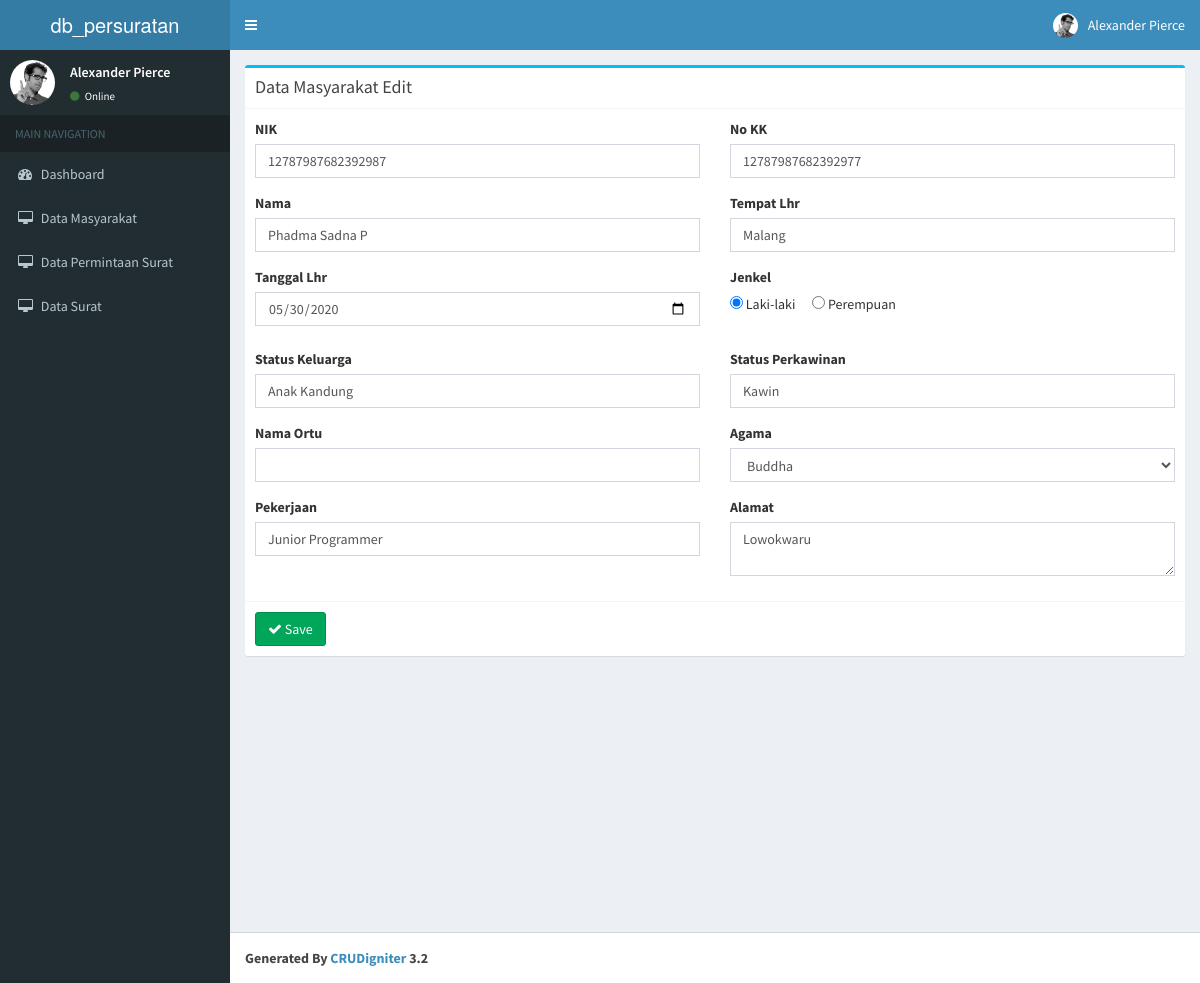
Screenshot of /data_masyarakat/edit/2 with the database file from the repository.
### tables this page shows
CREATE TABLE `data_masyarakat` (
  `id_user` int(5) NOT NULL,
  `nik` varchar(17) NOT NULL,
  `no_kk` varchar(17) NOT NULL,
  `nama` varchar(100) NOT NULL,
  `tempat_lhr` varchar(50) NOT NULL,
  `tanggal_lhr` date NOT NULL,
  `jenkel` enum('P','L') NOT NULL,
  `status_keluarga` varchar(30) NOT NULL,
  `status_perkawinan` varchar(20) NOT NULL,
  `nama_ortu` varchar(50) NOT NULL,
  `alamat` text NOT NULL,
  `agama` varchar(50) NOT NULL,
  `pekerjaan` varchar(70) NOT NULL
);

### application/controllers/Data_masyarakat.php (called while the page is built, shortened)
<?php
class Data_masyarakat extends CI_Controller{
    function __construct()
    {
        $this->load->model('Data_masyarakat_model');
    }
    function edit($id_user)
    {
        $data['data_masyarakat'] = $this->Data_masyarakat_model->get_data_masyarakat($id_user);
        if(isset($data['data_masyarakat']['id_user']))
        {
            if(isset($_POST) && count($_POST) > 0)
            {
                $params = array(
                    'nik' => $this->input->post('nik'),
                    'no_kk' => $this->input->post('no_kk'),
					'nama' => $this->input->post('nama'),
					'tempat_lhr' => $this->input->post('tempat_lhr'),
					'tanggal_lhr' => $this->input->post('tanggal_lhr'),
					'jenkel' => $this->input->post('jenkel'),
                    'status_keluarga' => $this->input->post('status_keluarga'),
                    'status_perkawinan' => $this->input->post('status_perkawinan'),
                    'nama_ortu' => $this->input->post('nama_ortu'),
					'alamat' => $this->input->post('alamat'),
                    'agama' => $this->input->post('agama'),
                    'pekerjaan' => $this->input->post('pekerjaan'),
                );
                $this->Data_masyarakat_model->update_data_masyarakat($id_user,$params);
                redirect('data_masyarakat/index');
            }
            else
            {
                $data['_view'] = 'data_masyarakat/edit';
                $this->load->view('layouts/main',$data);
            }
        }
        else
            show_error('The data_masyarakat you are trying to edit does not exist.');
    }
}

### index.php (called while the page is built, shortened)
<?php
require_once BASEPATH.'core/CodeIgniter.php';

### application/models/Data_masyarakat_model.php (called while the page is built, shortened)
<?php
class Data_masyarakat_model extends CI_Model
{
    function get_data_masyarakat($id_user)
    {
        return $this->db->get_where('data_masyarakat',array('id_user'=>$id_user))->row_array();
    }
}

### application/views/data_masyarakat/edit.php (the view, shortened to what this page needs)
<div class="row">
    <div class="col-md-12">
      	<div class="box box-info">
            <div class="box-header with-border">
              	<h3 class="box-title">Data Masyarakat Edit</h3>
            </div>
			<?php echo form_open('data_masyarakat/edit/'.$data_masyarakat['id_user']); ?>
			<div class="box-body">
				<div class="row clearfix">
					<div class="col-md-6">
						<label for="nik" class="control-label">NIK</label>
						<div class="form-group">
							<input type="text" name="nik" value="<?php echo ($this->input->post('nik') ? $this->input->post('nik') : $data_masyarakat['nik']); ?>" class="form-control" id="nik" />
						</div>
					</div>
					<div class="col-md-6">
						<label for="no_kk" class="control-label">No KK</label>
						<div class="form-group">
							<input type="text" name="no_kk" value="<?php echo ($this->input->post('no_kk') ? $this->input->post('no_kk') : $data_masyarakat['no_kk']); ?>" class="form-control" id="no_kk" />
						</div>
					</div>
					<div class="col-md-6">
						<label for="nama" class="control-label">Nama</label>
						<div class="form-group">
							<input type="text" name="nama" value="<?php echo ($this->input->post('nama') ? $this->input->post('nama') : $data_masyarakat['nama']); ?>" class="form-control" id="nama" />
						</div>
					</div>
					<div class="col-md-6">
						<label for="tempat_lhr" class="control-label">Tempat Lhr</label>
						<div class="form-group">
							<input type="text" name="tempat_lhr" value="<?php echo ($this->input->post('tempat_lhr') ? $this->input->post('tempat_lhr') : $data_masyarakat['tempat_lhr']); ?>" class="form-control" id="tempat_lhr" />
						</div>
					</div>
					<div class="col-md-6">
						<label for="tanggal_lhr" class="control-label">Tanggal Lhr</label>
						<div class="form-group">
							<input type="date" name="tanggal_lhr" value="<?php echo ($this->input->post('tanggal_lhr') ? $this->input->post('tanggal_lhr') : strftime('%Y-%m-%d',strtotime($data_masyarakat['tanggal_lhr']))); ?>" class="form-control" id="tanggal_lhr" />
						</div>
					</div>
					<div class="col-md-6">
						<label for="jenkel" class="control-label">Jenkel</label>
						<div class="form-group">
							<input type="radio" name="jenkel"
								<?php
									if($this->input->post('jenkel') ? $this->input->post('jenkel') : $data_masyarakat['jenkel'] == "L") {
											echo "checked";
									}
								?> value="L"> Laki-laki &nbsp; &nbsp;&nbsp;
							<input type="radio" name="jenkel"
								<?php
									if($this->input->post('jenkel') ? $this->input->post('jenkel') : $data_masyarakat['jenkel'] == "P") {
											echo "checked";
									}
								?> value="P"> Perempuan
						</div> <br>
					</div>
					<div class="col-md-6">
						<label for="tempat_lhr" class="control-label">Status Keluarga</label>
						<div class="form-group">
							<input type="text" name="status_keluarga" value="<?php echo ($this->input->post('status_keluarga') ? $this->input->post('status_keluarga') : $data_masyarakat['status_keluarga']); ?>" class="form-control" id="status_keluarga" />
						</div>
					</div>
					<div class="col-md-6">
						<label for="tempat_lhr" class="control-label">Status Perkawinan</label>
						<div class="form-group">
							<input type="text" name="status_perkawinan" value="<?php echo ($this->input->post('status_perkawinan') ? $this->input->post('status_perkawinan') : $data_masyarakat['status_perkawinan']); ?>" class="form-control" id="status_perkawinan" />
						</div>
					</div>
					<div class="col-md-6">
						<label for="tempat_lhr" class="control-label">Nama Ortu</label>
						<div class="form-group">
							<input type="text" name="nama_ortu" value="<?php echo ($this->input->post('nama_ortu') ? $this->input->post('nama_ortu') : $data_masyarakat['nama_ortu']); ?>" class="form-control" id="nama_ortu" />
						</div>
					</div>
					<div class="col-md-6">
						<label for="agama" class="control-label">Agama</label>
						<div class="form-group">
							<select name="agama" class="form-control">
								<?php
								$agama_values = array(
									'Islam'=>'Islam',
									'Kristen'=>'Kristen',
									'Protestan' => 'Protestan',
									'Hindu' => 'Hindu',
									'Buddha' => 'Buddha',
									'Kong Hu Chu' => 'Kong Hu Chu'
								);
								foreach($agama_values as $value => $display_text)
								{
									$selected = ($value == $data_masyarakat['agama']) ? ' selected="selected"' : "";
									echo '<option value="'.$value.'" '.$selected.'>'.$display_text.'</option>';
								}
								?>
							</select>
						</div>
					</div>
					<div class="col-md-6">
						<label for="pekerjaan" class="control-label">Pekerjaan</label>
						<div class="form-group">
							<input type="text" name="pekerjaan" value="<?php echo ($this->input->post('pekerjaan') ? $this->input->post('pekerjaan') : $data_masyarakat['pekerjaan']); ?>" class="form-control" id="pekerjaan" />
						</div>
					</div>
					<div class="col-md-6">
						<label for="alamat" class="control-label">Alamat</label>
						<div class="form-group">
							<textarea name="alamat" class="form-control" id="alamat"><?php echo ($this->input->post('alamat') ? $this->input->post('alamat') : $data_masyarakat['alamat']); ?></textarea>
						</div>
					</div>
				</div>
			</div>
			<div class="box-footer">
            	<button type="submit" class="btn btn-success">
					<i class="fa fa-check"></i> Save
				</button>
	        </div>
			<?php echo form_close(); ?>
		</div>
    </div>
</div>

### rows the page displays
data_masyarakat: nik "12787987682392987", no_kk "12787987682392977", nama "Phadma Sadna P", tempat_lhr "Malang", tanggal_lhr "05/30/2020", jenkel "☑", status_keluarga "Anak Kandung", status_perkawinan "Kawin", pekerjaan "Junior Programmer", alamat "Lowokwaru"

### other values shown
form field agama "Buddha"
